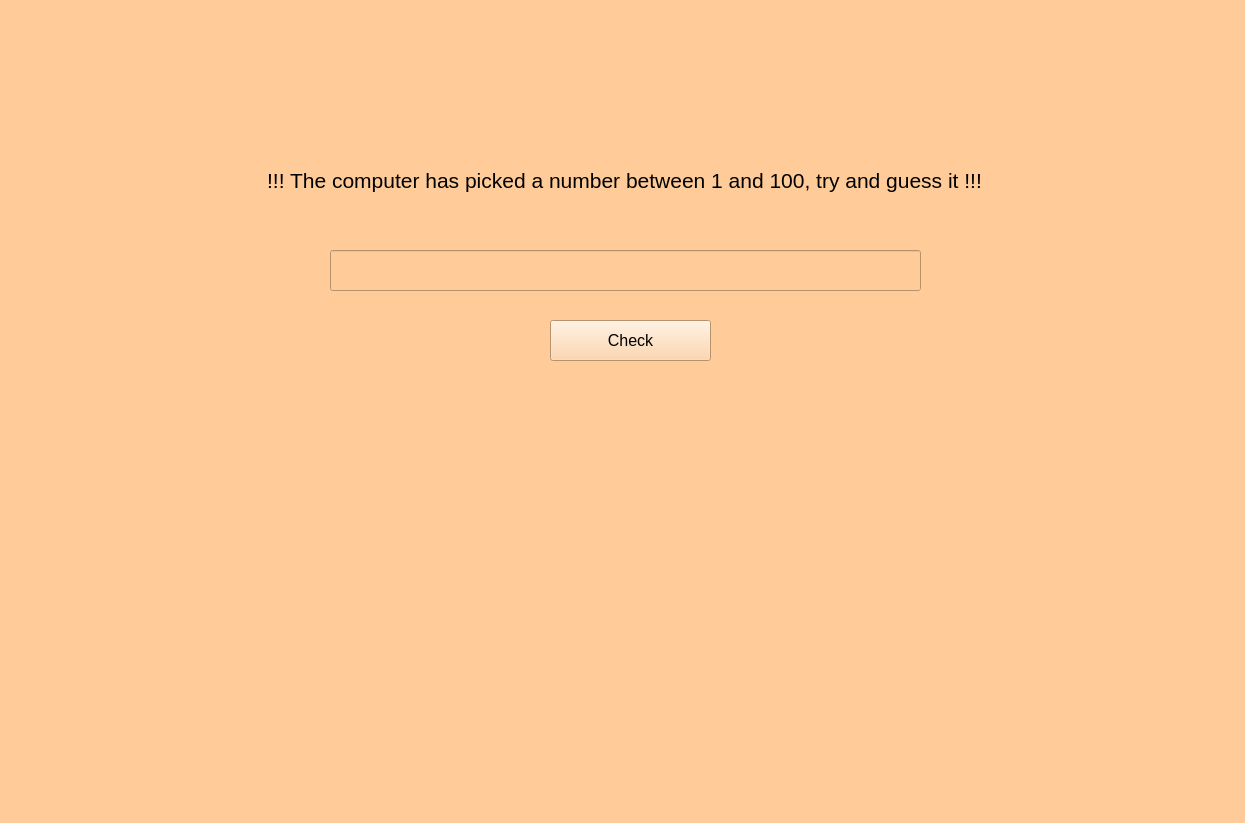
<?xml version="1.0" encoding="UTF-8"?>
<ui version="4.0">
 <class>MainWindow</class>
 <widget class="QMainWindow" name="MainWindow">
  <property name="geometry">
   <rect>
    <x>0</x>
    <y>0</y>
    <width>1245</width>
    <height>823</height>
   </rect>
  </property>
  <property name="font">
   <font>
    <pointsize>12</pointsize>
   </font>
  </property>
  <property name="windowTitle">
   <string>MainWindow</string>
  </property>
  <property name="styleSheet">
   <string notr="true">background-color: rgb(255, 204, 153);</string>
  </property>
  <widget class="QWidget" name="centralwidget">
   <widget class="QLabel" name="label">
    <property name="geometry">
     <rect>
      <x>10</x>
      <y>10</y>
      <width>211</width>
      <height>101</height>
     </rect>
    </property>
    <property name="text">
     <string/>
    </property>
    <property name="pixmap">
     <pixmap resource="../Imagenes/resources.qrc">:/Logos/LogoUAT.png</pixmap>
    </property>
    <property name="scaledContents">
     <bool>true</bool>
    </property>
   </widget>
   <widget class="QLabel" name="label_2">
    <property name="geometry">
     <rect>
      <x>990</x>
      <y>10</y>
      <width>251</width>
      <height>101</height>
     </rect>
    </property>
    <property name="text">
     <string/>
    </property>
    <property name="pixmap">
     <pixmap resource="../Imagenes/resources.qrc">:/Logos/LogoFIT.jpg</pixmap>
    </property>
    <property name="scaledContents">
     <bool>true</bool>
    </property>
   </widget>
   <widget class="QLabel" name="label_3">
    <property name="geometry">
     <rect>
      <x>1000</x>
      <y>640</y>
      <width>241</width>
      <height>131</height>
     </rect>
    </property>
    <property name="text">
     <string/>
    </property>
    <property name="pixmap">
     <pixmap resource="../Imagenes/resources.qrc">:/Logos/RhineLab.jpg</pixmap>
    </property>
    <property name="scaledContents">
     <bool>true</bool>
    </property>
   </widget>
   <widget class="QLabel" name="lbPrimary">
    <property name="geometry">
     <rect>
      <x>14</x>
      <y>140</y>
      <width>1221</width>
      <height>81</height>
     </rect>
    </property>
    <property name="font">
     <font>
      <pointsize>16</pointsize>
     </font>
    </property>
    <property name="text">
     <string>!!! The computer has picked a number between 1 and 100, try and guess it !!!</string>
    </property>
    <property name="alignment">
     <set>Qt::AlignCenter</set>
    </property>
   </widget>
   <widget class="QLineEdit" name="txtNumber">
    <property name="geometry">
     <rect>
      <x>330</x>
      <y>250</y>
      <width>591</width>
      <height>41</height>
     </rect>
    </property>
    <property name="font">
     <font>
      <pointsize>13</pointsize>
     </font>
    </property>
    <property name="text">
     <string/>
    </property>
    <property name="alignment">
     <set>Qt::AlignCenter</set>
    </property>
   </widget>
   <widget class="QPushButton" name="btnCheck">
    <property name="geometry">
     <rect>
      <x>550</x>
      <y>320</y>
      <width>161</width>
      <height>41</height>
     </rect>
    </property>
    <property name="font">
     <font>
      <pointsize>12</pointsize>
     </font>
    </property>
    <property name="styleSheet">
     <string notr="true"/>
    </property>
    <property name="text">
     <string>Check</string>
    </property>
   </widget>
   <widget class="QLabel" name="label_4">
    <property name="geometry">
     <rect>
      <x>0</x>
      <y>-25</y>
      <width>1241</width>
      <height>801</height>
     </rect>
    </property>
    <property name="text">
     <string/>
    </property>
    <property name="pixmap">
     <pixmap resource="../Imagenes/resources.qrc">:/Otro/orange-polygonal-background-fade-3.png</pixmap>
    </property>
    <property name="scaledContents">
     <bool>true</bool>
    </property>
   </widget>
   <zorder>label_4</zorder>
   <zorder>label</zorder>
   <zorder>label_2</zorder>
   <zorder>label_3</zorder>
   <zorder>lbPrimary</zorder>
   <zorder>txtNumber</zorder>
   <zorder>btnCheck</zorder>
  </widget>
  <widget class="QMenuBar" name="menubar">
   <property name="geometry">
    <rect>
     <x>0</x>
     <y>0</y>
     <width>1245</width>
     <height>26</height>
    </rect>
   </property>
  </widget>
  <widget class="QStatusBar" name="statusbar"/>
 </widget>
 <resources>
  <include location="../Imagenes/resources.qrc"/>
 </resources>
 <connections/>
</ui>
